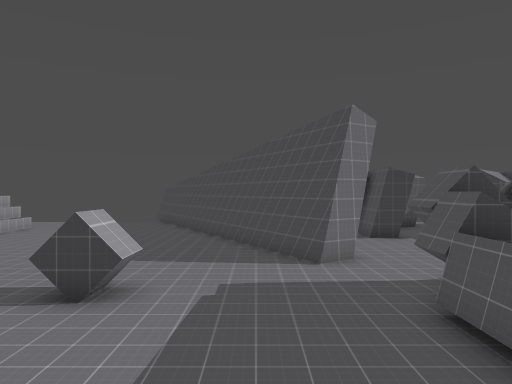
view 1 (above)

24 first-person views from a walk through a 3-D level made in the Godot game engine. The camera is 1.4 m above the floor, looks level and sees 70° across. The floor is counted in squares, 2 m on a side. Each view is taken from the middle of a square. On the plan, view 1 faces up. The plan holds only what a view shows up to about 11 squares ahead; the rest is blank. The place goes on beyond the plan.

view 2
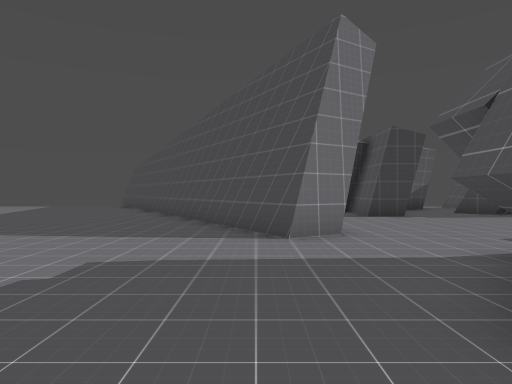

view 3
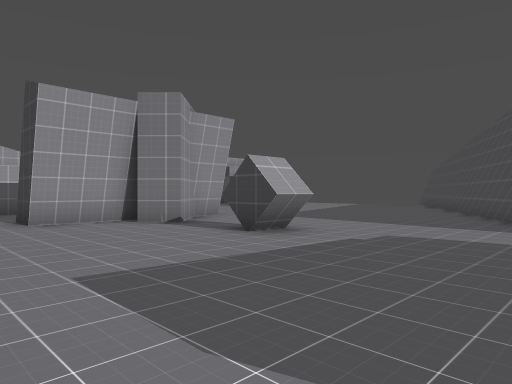

view 4
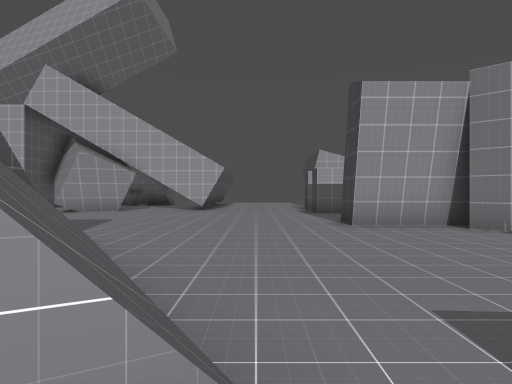

view 5
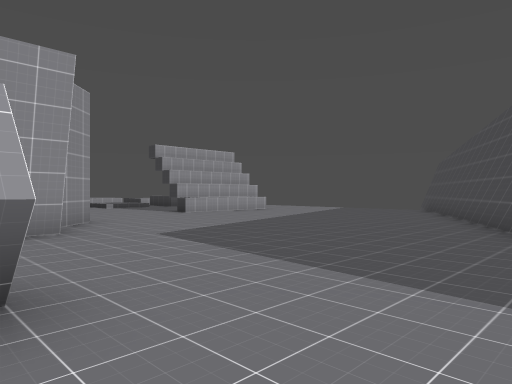

view 6
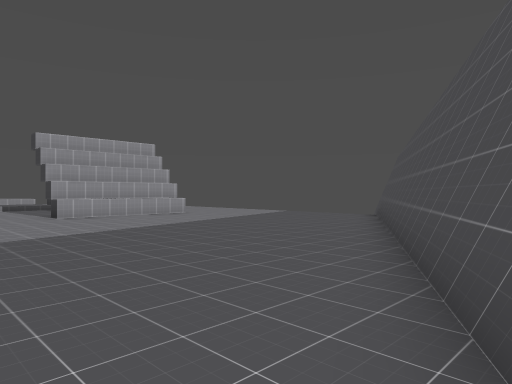

view 7
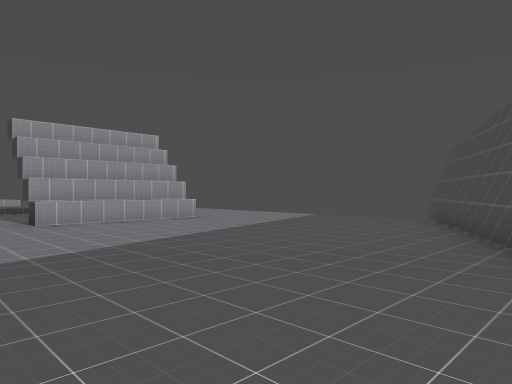

view 8
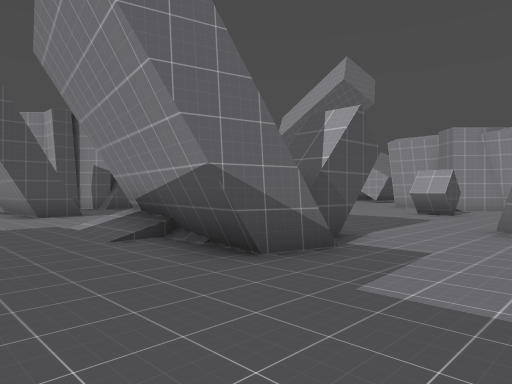

view 9
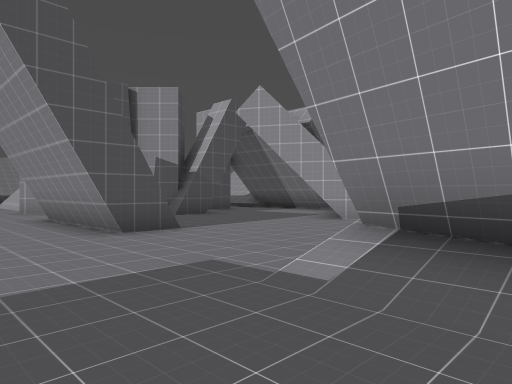

view 10
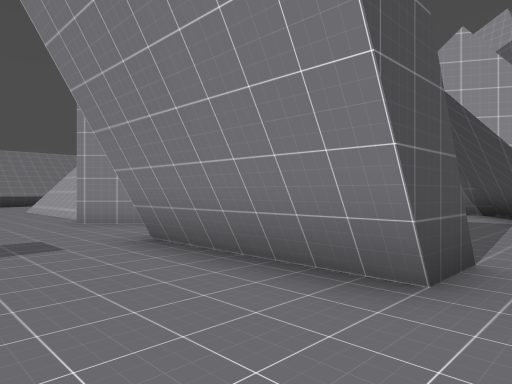

view 11
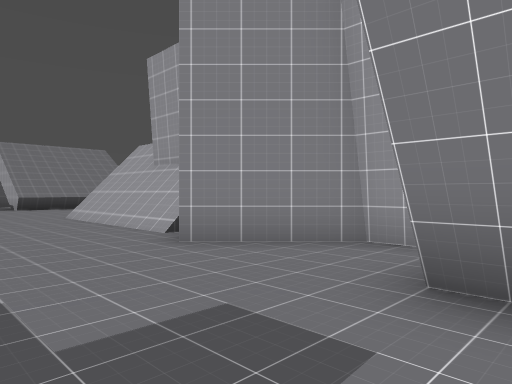

view 12
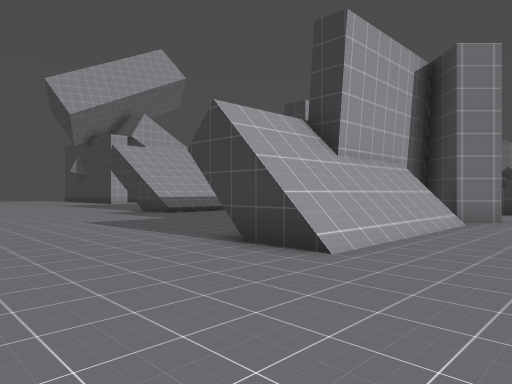

view 13
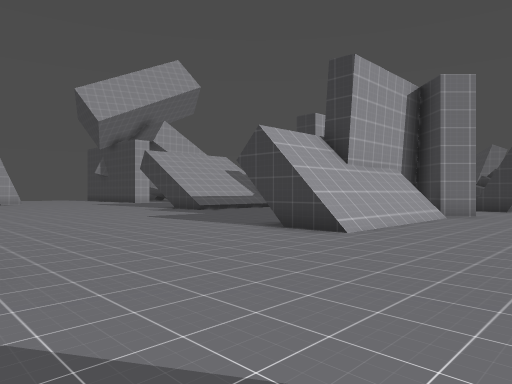

view 14
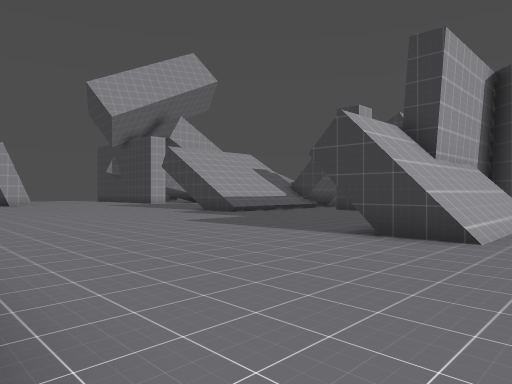

view 15
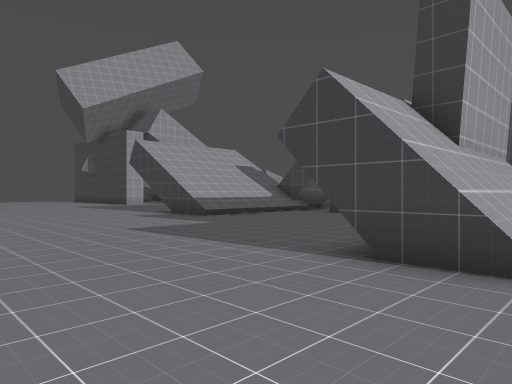

view 16
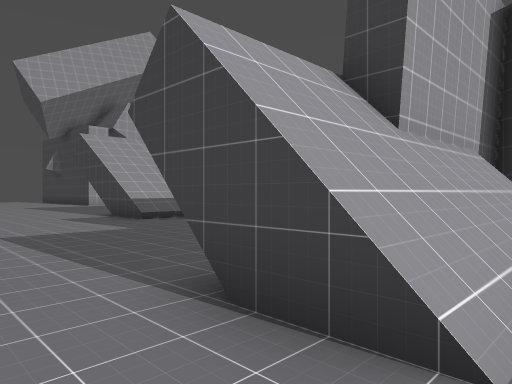

view 17
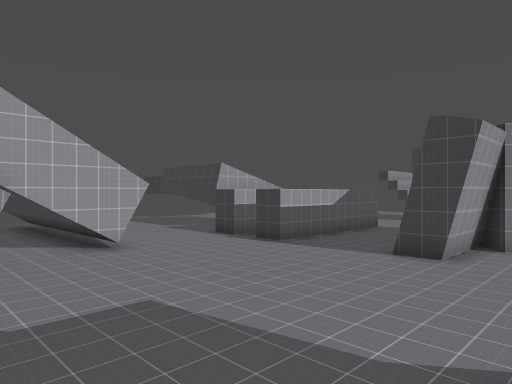

view 18
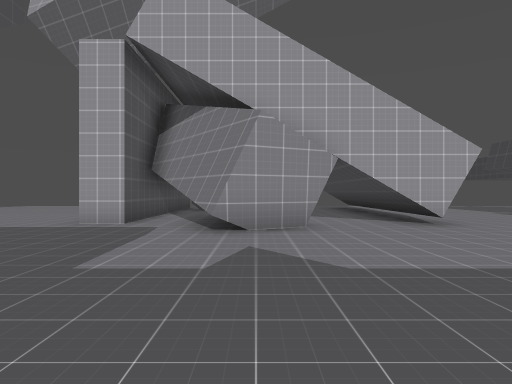

view 19
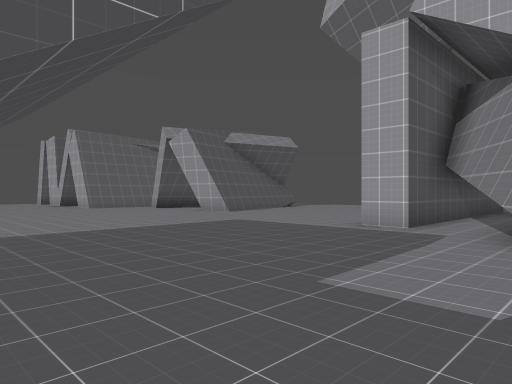

view 20
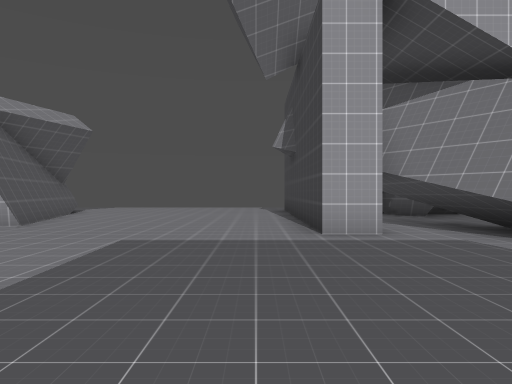

view 21
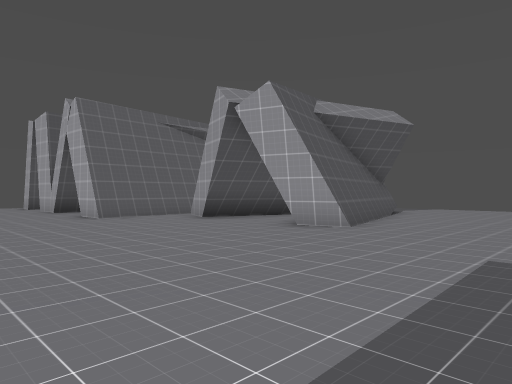

view 22
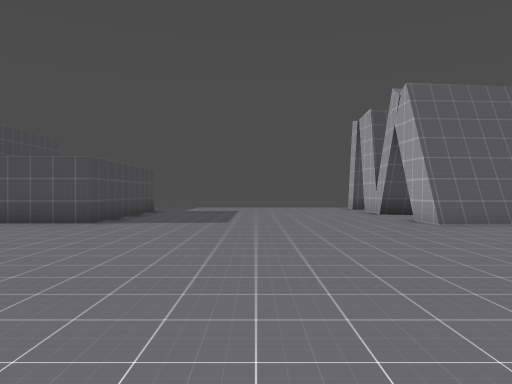

view 23
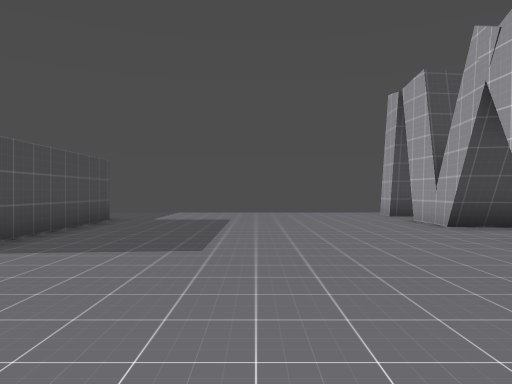

view 24
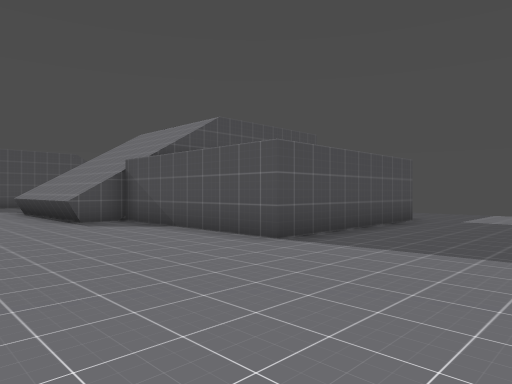

### Floor plan
Key: @ floor where view 1 was taken; # wall or solid block; . floor; / step, stairs or slope; ^ raised ledge; v drop or lower ground; B block.
Columns run from 21 left of view 1 to 9 right of it. Each row starts with its distance up from view 1.
 22                ##
 21                v#
 20             ....##
 19            ......##
 18           ........#
 17           #.......##
 16           #........#
 15           #........##
 14       ..  #.........#    .#...
 13       ....^.........##   .....
 12         .............#  .....
 11           ...........## .....
 10           ............##.......
  9             #..........#.......
  8             ###................
  7               #..........###...
  6               ##..BB....## #..
  5            ...##........#  #...
  4           #...#.........#  #...
  3          ##...#.........  ##...
  2      .. ................ ......
  1      ................/........
  0      ..............//@/........
 -1      ####........//// #...##...
 -2      ####........// /..... #...
 -3      ............     .... #...
 -4      ... #......       ..  #...
 -5     B..  #......./        ##...
 -6    BB#####......         #.....
 -7      ###........         #.....
 -8   ######........         ##...
 -9    #####.......     ..   ###..
-10    ............  //....  #/...
-11    ............ ///..... #/...
-12    ......................#/...
-13 .........................//...
-14 .........................//...
-15  .....#.......................
-16    #####......................
-17       .........................
-18      #.........................
-19      ###.......................
-20       #...............^^^^^....
-21       ####.......######
-22          #.......#
-23          ........#
-24         ##.......#
-25          #.......#
-26          #.......#
-27          .........
-28          #........

Where each view was taken, in squares from view 1:
view 1: 0 up, 0 right, facing up
view 2: 3 up, 1 right, facing up
view 3: 1 up, 2 right, facing up-left
view 4: 1 up, 1 right, facing left
view 5: 6 up, 0 right, facing up-left
view 6: 10 up, 0 right, facing up-left
view 7: 11 up, 2 left, facing up-left
view 8: 10 up, 9 right, facing down-left
view 9: 5 up, 9 right, facing down-left
view 10: 0 up, 9 right, facing down-left
view 11: 4 down, 9 right, facing down-left
view 12: 18 down, 8 right, facing up-left
view 13: 20 down, 9 right, facing up-left
view 14: 20 down, 7 right, facing up-left
view 15: 18 down, 6 right, facing up-left
view 16: 16 down, 6 right, facing up-left
view 17: 5 down, 4 left, facing up-left
view 18: 5 down, 5 left, facing left
view 19: 5 down, 6 left, facing down-left
view 20: 10 down, 7 left, facing left
view 21: 11 down, 8 left, facing down-left
view 22: 13 down, 8 left, facing down
view 23: 17 down, 8 left, facing down
view 24: 17 down, 8 left, facing down-right
